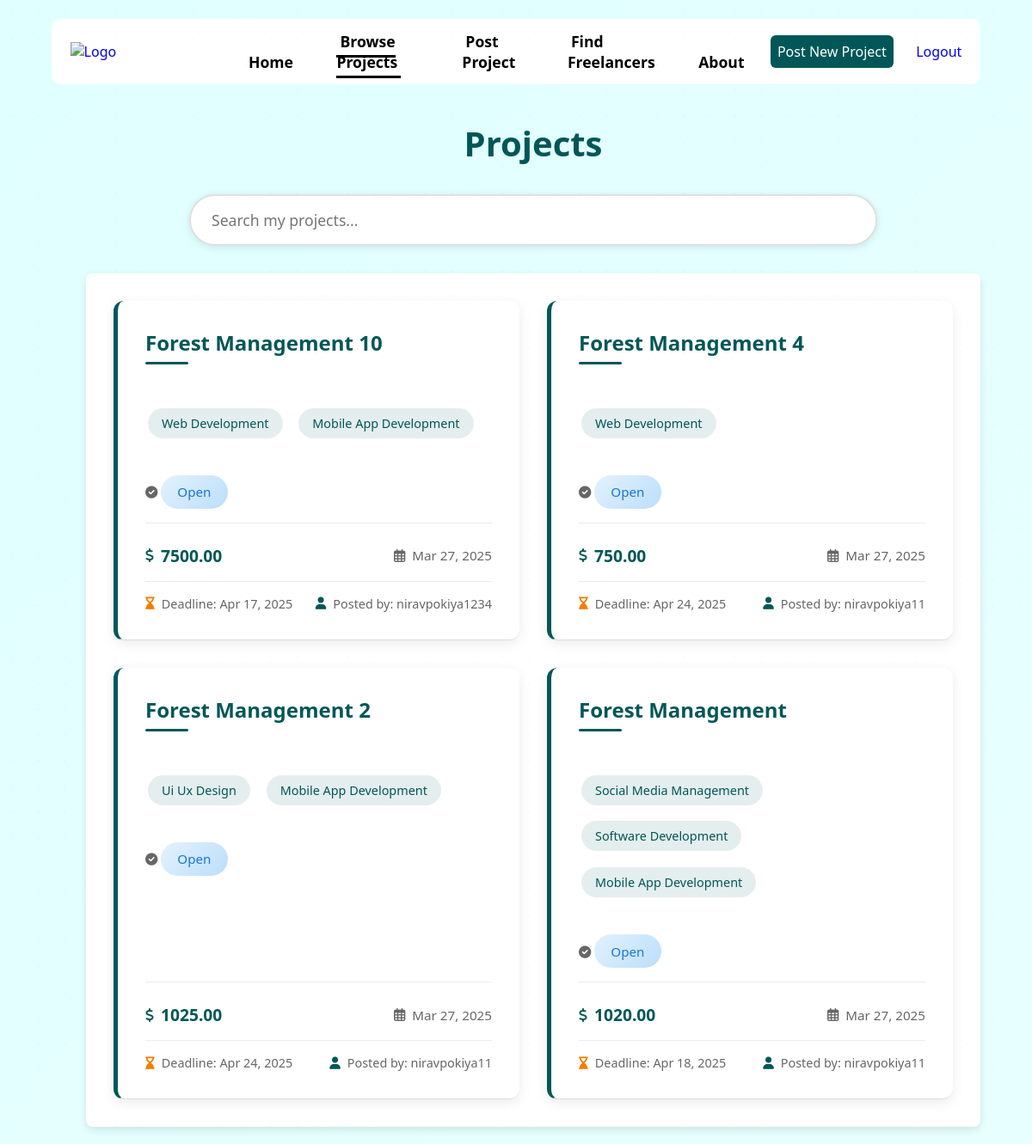
Page /browse_projects on the committed database.
### freelancer/models.py (models this page shows, shortened)
class Project(models.Model):
    id = models.AutoField(primary_key=True)
    title = models.CharField(max_length=200)
    description = models.TextField()
    category = models.CharField(max_length=100)
    skills_required = models.CharField(max_length=200)
    budget = models.DecimalField(max_digits=10, decimal_places=2)
    deadline = models.DateField()
    status = models.CharField(max_length=20, choices=STATUS_CHOICES, default='open')
    posted_by = models.ForeignKey(Client, on_delete=models.CASCADE, related_name='posted_projects')
    created_at = models.DateTimeField(auto_now_add=True)
    updated_at = models.DateTimeField(auto_now=True)

class Client(models.Model):
    user = models.OneToOneField(Users, on_delete=models.CASCADE, related_name='client_profile')
    image = models.ImageField(upload_to='Client/profile_pic', null=True, blank=True)
    companyname = models.CharField(max_length=255)
    address = models.TextField(max_length=1024)
    state = models.CharField(max_length=255, choices=INDIAN_STATES)
    businessEmail = models.EmailField()

class Users(models.Model):
    name = models.CharField(max_length=255)
    email = models.EmailField(unique=True)
    username = models.CharField(max_length=255, unique=True)
    password = models.CharField(max_length=255)
    user_type = models.CharField(max_length=10, choices=[('client', 'Client'), ('freelancer', 'Freelancer')])
    phone = models.CharField(max_length=10, null=True, blank=True)

### freelancer/views.py (the view)
# urls.py: path("browse_projects", views.browse_projects, name="browse_projects"),
def browse_projects(request):
    projects = Project.objects.all().order_by('-created_at')
    return render(request, 'user/Browse_projects.html', {'projects': projects})

### freelancer/templatetags/custom_filters.py (called while the page is built)
@register.filter(name='split')
def split(value, delimiter=','):
    if value:
        return [x.strip().replace('_', ' ').title() for x in value.split(delimiter)]
    return []

@register.filter
def trim(value):
    return value.strip()

### templates/user/Browse_Projects.html (shortened to what this page needs)
<!DOCTYPE html>
<html lang="en">
<head>
    {% load static %}
    {% load custom_filters %}
    <link rel="stylesheet" href="{% static 'css/Browse_Projects.css' %}">
    <link rel="stylesheet" href="{% static 'css/Home.css' %}">
    <link rel="stylesheet" href="{% static 'css/Project_information.css' %}">
    <link rel="stylesheet" href="{% static 'css/client_projects.css' %}">
    <link rel="stylesheet" href="https://cdnjs.cloudflare.com/ajax/libs/font-awesome/6.0.0/css/all.min.css">
</head><body>
    <div class="container">
        <div class="navbar">
            <div class="logo">
                <a href="#">
                    <img src="" alt="Logo">
                </a>
            </div>
            <div class="navlinks">
                <ul id="navs">
                    <li><a href="{% url 'home' %}">Home</a></li>
                    <li><a href="{% url 'client-my-projects' %}" class="active">Browse Projects</a></li>
                    <li><a href="{% url 'client-create-project' %}">Post Project</a></li>
                    <li><a href="{% url 'view_freelancers' %}">Find Freelancers</a></li>
                    <li><a href="#">About</a></li>
                </ul>
                <div class="postproject">
                    <a href="{% url 'client-create-project' %}">Post New Project</a>
                </div>
                <div class="logout">
                    <a href="{% url 'client-logout' %}">Logout</a>
                </div>
            </div>
        </div>
        <div class="project-container">
            <div class="project-content">
                <h1> Projects</h1>
                <div class="search-bar">
                    <input type="text" id="project-search" placeholder="Search my projects...">
                </div>
                <div class="project-list">
                    {% for project in projects %}
                    <a href="{% url 'project_card' project.id %}" class="project-card" data-status="{{ project.status }}">
                        <h2>{{ project.title }}</h2>
                        <div class="skills-tags">
                            {% for skill in project.skills_required|split:"," %}
                                <span class="skill-tag">{{ skill|trim }}</span>
                            {% endfor %}
                        </div>
                        <p><i class="fas fa-check-circle"></i> <span class="status status-{{ project.status }}">{{ project.status|title }}</span></p>
                        <div class="project-meta">
                            <span class="project-budget">
                                <i class="fas fa-dollar-sign"></i> {{ project.budget }}
                            </span>
                            <span class="project-date">
                                <i class="far fa-calendar-alt"></i> {{ project.created_at|date:"M d, Y" }}
                            </span>
                        </div>
                        <div class="project-details">
                            <span class="project-deadline">
                                <i class="fas fa-hourglass-end"></i> Deadline: {{ project.deadline|date:"M d, Y" }}
                            </span>
                            <span class="project-uploader">
                                <i class="fas fa-user"></i> Posted by: {{ project.posted_by.user.username }}
                            </span>
                        </div>
                    </a>
                    {% endfor %}
                </div>
            </div>
        </div>
    </div>
</body>
</html>

### static/css/Browse_Projects.css (style rules this page uses)
body { font-family: Arial, sans-serif; margin: 0; padding: 0; background: #f8f9fa; }
.project-container { display: flex; padding: 20px; width: 75%; }
.search-bar { display: flex; margin-bottom: 20px; }
.search-bar input { flex: 1; padding: 8px; border: 1px solid #ccc; border-radius: 5px; }
.project-content { flex-grow: 1; margin-left: 20px; }
.project-list { background: white; padding: 15px; border-radius: 8px; box-shadow: 0px 4px 10px rgba(0, 0, 0, 0.1); }
.project-card { display: block; padding: 15px; border-bottom: 1px solid #ddd; text-decoration: none; color: black; }
.project-card h2 { font-size: 1.2rem; }
.project-card p { font-size: 0.9rem; color: #666; }
.skill-tag { background-color: #2a2d32; color: white; padding: 5px; border-radius: 5px; margin: 3px; cursor: pointer; }

### static/css/home.css (style rules this page uses)
* { margin: 0; padding: 0; box-sizing: border-box; font-family: Arial, sans-serif; list-style: none; text-decoration: none; font-family: system-ui, -apple-system, BlinkMacSystemFont, 'Segoe UI', Roboto, Oxygen, Ubuntu, Cantarell, 'Open Sans', 'Helvetica Neue', sans-serif; }
body { background: linear-gradient(-45deg, #E0F7FA, #F0FFFF, #E0FFFF); background-size: 400% 400%; animation: gradientMove 10s ease infinite; color: #004d40; min-height: 100vh; position: relative; display: flex; justify-content: center; }
body::before { content: ""; position: absolute; top: 0; left: 0; width: 100%; height: 100%; background-image: radial-gradient(rgba(0, 77, 64, 0.1) 1px, transparent 1px); background-size: 30px 30px; opacity: 0.2; pointer-events: none; }
.navbar { margin: 2% 0%; background-color: white; border-radius: 10px; display: flex; justify-content: space-between; padding : 0 2%; width: 100%; align-items: center; }
.navbar .navlinks { display: flex; justify-content: space-between; width : 80%; align-items: center; }
.navbar .navlinks ul { display: flex; gap : 8%; width : 70%; }
.navbar .navlinks ul li { font-weight: 600; font-size: 1.1rem; margin : 14px 0; }
.navbar .navlinks ul li a { color: black; }
.navbar .navlinks .postproject a { background-color: rgb(1, 87, 87); color: white; padding: 0.5rem; border-radius: 6px; }
.navbar .navlinks ul li a { position: relative; color: #000; text-decoration: none; padding: 4px; }
.navbar .navlinks ul li a::before { content: ""; position: absolute; display: block; width: 100%; height: 2px; bottom: 0; left: 0; background-color: #000; transform: scaleX(0); transition: transform 0.24s ease; }
.postproject a { text-align: center; position: relative; display: inline-block; padding: 10px 20px; color: black; z-index: 1; transition: color 0.35s ease; font-weight: 500; }
.postproject a:after { position: absolute; content: ""; top: 0; left: 0; width: 0; height: 100%; background: #ff00cc; border-radius: 6px; transition: width 0.30s ease; z-index: -1; }
.navbar .navlinks ul li a.active { border-bottom: 3px solid black; }

### static/css/Project_information.css (style rules this page uses)
.container { width: 90%; display: flex; flex-direction: column; align-items: center; }

### rows in the picture
Project: title "Forest Management 10", skills_required "Web Development" "Mobile App Development", status "Open", budget "7500.00", created_at "Mar 27, 2025", deadline "Apr 17, 2025", posted_by.user.username "niravpokiya1234"
Project: title "Forest Management 4", skills_required "Web Development", status "Open", budget "750.00", created_at "Mar 27, 2025", deadline "Apr 24, 2025", posted_by.user.username "niravpokiya11"
Project: title "Forest Management 2", skills_required "Ui Ux Design" "Mobile App Development", status "Open", budget "1025.00", created_at "Mar 27, 2025", deadline "Apr 24, 2025", posted_by.user.username "niravpokiya11"
Project: title "Forest Management", skills_required "Social Media Management" "Software Development" "Mobile App Development", status "Open", budget "1020.00", created_at "Mar 27, 2025", deadline "Apr 18, 2025", posted_by.user.username "niravpokiya11"
